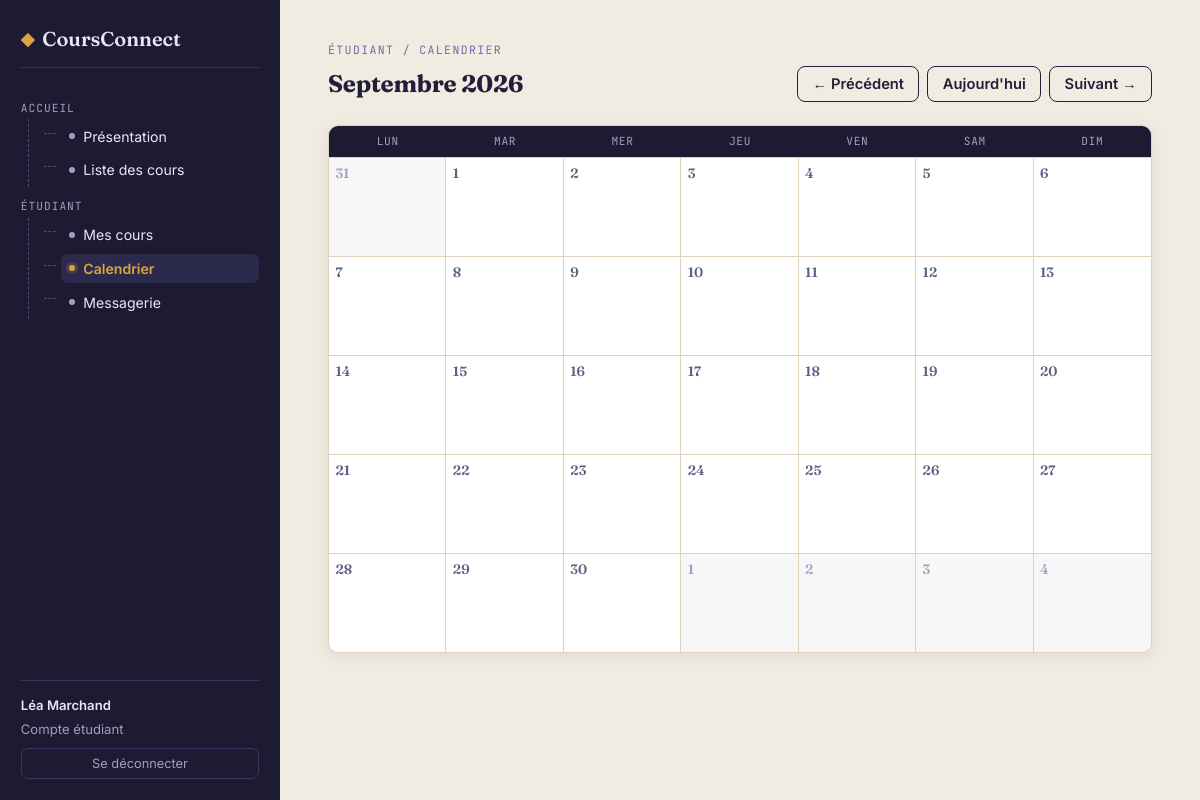
Page /etudiant/calendrier?year=2026&month=9 (signed in) on the earlier database version.
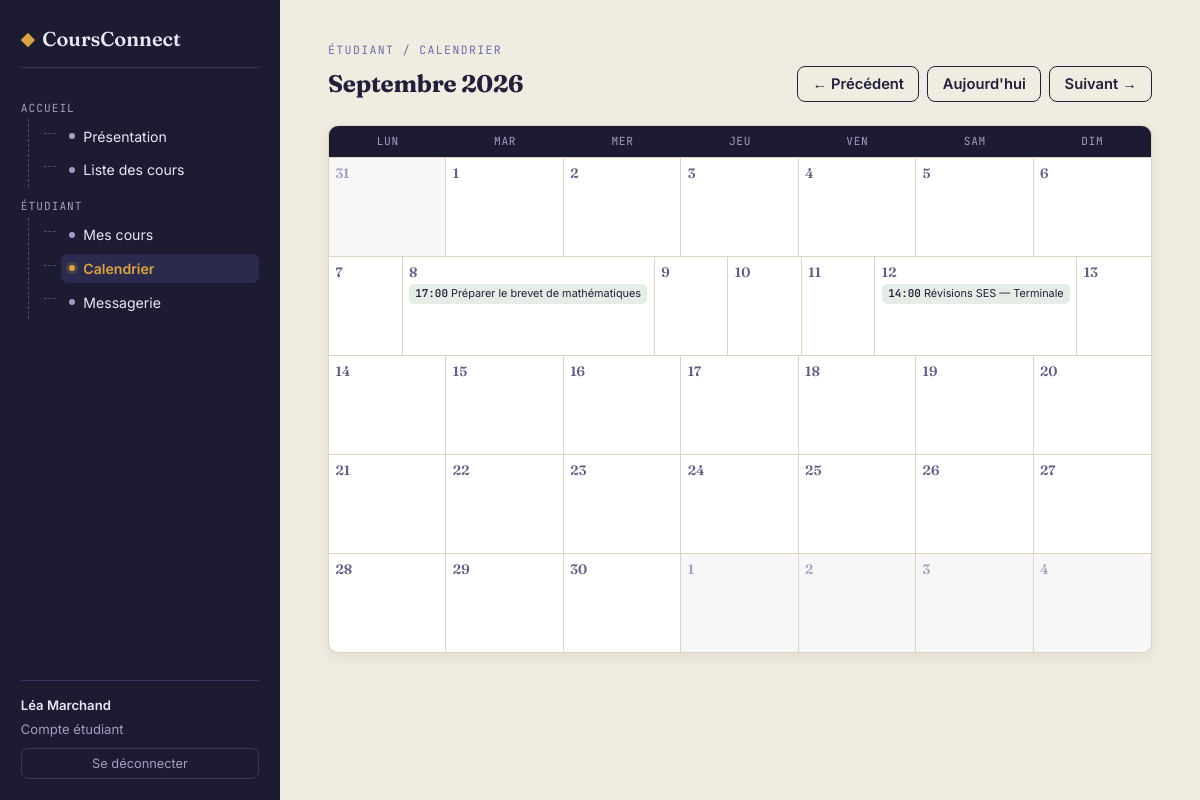
Same page on the later database version.
### tables this page shows
CREATE TABLE slots(
            id INTEGER PRIMARY KEY AUTOINCREMENT,
            course_id INTEGER NOT NULL REFERENCES courses(id) ON DELETE CASCADE,
            slot_date TEXT NOT NULL,
            slot_time TEXT NOT NULL,
            duration_minutes INTEGER NOT NULL,
            reserved_by INTEGER REFERENCES users(id) ON DELETE SET NULL,
            student_notes TEXT
        );

CREATE TABLE courses(
            id INTEGER PRIMARY KEY AUTOINCREMENT,
            title TEXT NOT NULL,
            subject TEXT NOT NULL,
            level TEXT NOT NULL,
            description TEXT NOT NULL,
            teacher_id INTEGER NOT NULL REFERENCES users(id) ON DELETE CASCADE
        );

### app.py (the view)
@app.route("/etudiant/calendrier")
@login_required(role="etudiant")
def etudiant_calendrier():
    db = get_db()
    year, month = resolve_month(request.args)
    (prev_year, prev_month), (next_year, next_month) = month_nav(year, month)
    rows = db.execute(
        """
        SELECT sl.*, c.title, c.subject, c.level, u.name AS teacher_name
        FROM slots sl
        JOIN courses c ON c.id = sl.course_id
        JOIN users u ON u.id = c.teacher_id
        WHERE sl.reserved_by = ?
        """,
        (current_user()["id"],),
    ).fetchall()
    events_by_date = {}
    for s in rows:
        events_by_date.setdefault(s["slot_date"], []).append(
            {
                "title": s["title"],
                "subtitle": f"{s['subject']} · {s['level']} · {s['teacher_name']}",
                "time": s["slot_time"],
                "duration": s["duration_minutes"],
                "status": "reserve",
            }
        )
    weeks = build_month_weeks(year, month, events_by_date)
    return render_template(
        "calendrier.html",
        weeks=weeks,
        month_label=f"{MOIS_FR[month]} {year}",
        jours=JOURS_FR,
        prev_link=url_for("etudiant_calendrier", year=prev_year, month=prev_month),
        next_link=url_for("etudiant_calendrier", year=next_year, month=next_month),
        today_link=url_for("etudiant_calendrier"),
        role_mode="etudiant",
    )

### app.py (called while the page is built)
def get_db():
    if "db" not in g:
        g.db = sqlite3.connect(DB_PATH)
        g.db.row_factory = sqlite3.Row
        g.db.execute("PRAGMA foreign_keys = ON")
    return g.db

def build_month_weeks(year, month, events_by_date):
    cal = calendar_mod.Calendar(firstweekday=0)
    weeks = []
    for week in cal.monthdatescalendar(year, month):
        week_cells = []
        for day in week:
            key = day.isoformat()
            week_cells.append(
                {
                    "date": day,
                    "in_month": day.month == month,
                    "is_today": day == date.today(),
                    "events": events_by_date.get(key, []),
                }
            )
        weeks.append(week_cells)
    return weeks

def current_user():
    user_id = session.get("user_id")
    if not user_id:
        return None
    return get_db().execute("SELECT * FROM users WHERE id = ?", (user_id,)).fetchone()

@app.context_processor
def inject_current_user():
    return {"current_user": current_user()}

### templates/calendrier.html (shortened to what this page needs)
{% extends "base.html" %}
{% block content %}
  <span class="eyebrow">{{ 'Étudiant' if role_mode == 'etudiant' else 'Professeur' }} / Calendrier</span>
  <div class="row-between" style="margin-bottom:1.4rem;">
    <h2 style="font-size:1.5rem;margin:0;">{{ month_label }}</h2>
    <div style="display:flex;gap:0.5rem;">
      <a class="btn btn-outline" style="padding:0.5rem 0.9rem;" href="{{ prev_link }}">← Précédent</a>
      <a class="btn btn-outline" style="padding:0.5rem 0.9rem;" href="{{ today_link }}">Aujourd'hui</a>
      <a class="btn btn-outline" style="padding:0.5rem 0.9rem;" href="{{ next_link }}">Suivant →</a>
    </div>
  </div>
  <div class="calendar">
    <div class="calendar-weekdays">
      {% for j in jours %}
        <div class="calendar-weekday">{{ j }}</div>
      {% endfor %}
    </div>
    {% for week in weeks %}
    <div class="calendar-week">
      {% for day in week %}
      <div class="calendar-day {{ '' if day.in_month else 'is-outside' }} {{ 'is-today' if day.is_today else '' }}">
        <span class="calendar-day-num">{{ day.date.day }}</span>
        {% for ev in day.events %}
          <div class="calendar-event event-{{ ev.status }}" title="{{ ev.title }} — {{ ev.subtitle }}">
            <span class="event-time">{{ ev.time }}</span> {{ ev.title }}
          </div>
        {% endfor %}
      </div>
      {% endfor %}
    </div>
    {% endfor %}
  </div>
{% endblock %}

Differences in the rows shown:
now on this page (row edited): slots: time "17:00", title "Préparer le brevet de mathématiques", shown under "8"
now on this page (row edited): slots: time "14:00", title "Révisions SES — Terminale", shown under "12"
